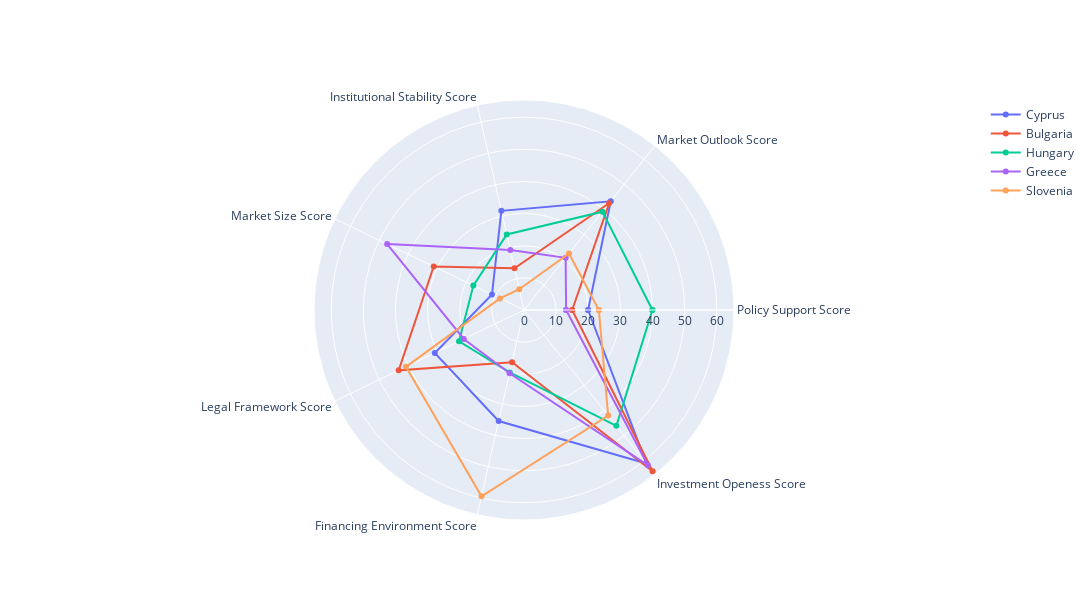

This figure's notebook cell:
### Code cell
# Bottom 5
bottom_5 = radar_chart(rw_categories,"Country", "Overall Score", 2, 5)

### Figure 1 — Plotly figure (JSON) as saved in the notebook; plotly's stock layout.template omitted (floating-point values rounded to 4 significant figures)
{"data": [{"name": "Cyprus", "r": [19.95, 43.3, 31.65, 11.07, 30.82, 35.45, 61.1, 19.95], "theta": ["Policy Support Score", "Market Outlook Score", "Institutional Stability Score", "Market Size Score", "Legal Framework Score", "Financing Environment Score", "Investment Openess Score", "Policy Support Score"], "type": "scatterpolar"}, {"name": "Bulgaria", "r": [15, 42.48, 13.3, 31.2, 43.3, 16.67, 64.2, 15], "theta": ["Policy Support Score", "Market Outlook Score", "Institutional Stability Score", "Market Size Score", "Legal Framework Score", "Financing Environment Score", "Investment Openess Score", "Policy Support Score"], "type": "scatterpolar"}, {"name": "Hungary", "r": [39.97, 39.15, 24.12, 17.5, 22.45, 19.92, 46.13, 39.97], "theta": ["Policy Support Score", "Market Outlook Score", "Institutional Stability Score", "Market Size Score", "Legal Framework Score", "Financing Environment Score", "Investment Openess Score", "Policy Support Score"], "type": "scatterpolar"}, {"name": "Greece", "r": [13.1, 20.8, 19.15, 47.28, 20.8, 20.2, 61.83, 13.1], "theta": ["Policy Support Score", "Market Outlook Score", "Institutional Stability Score", "Market Size Score", "Legal Framework Score", "Financing Environment Score", "Investment Openess Score", "Policy Support Score"], "type": "scatterpolar"}, {"name": "Slovenia", "r": [23.3, 22.48, 6.63, 8.32, 40.8, 59.47, 42.02, 23.3], "theta": ["Policy Support Score", "Market Outlook Score", "Institutional Stability Score", "Market Size Score", "Legal Framework Score", "Financing Environment Score", "Investment Openess Score", "Policy Support Score"], "type": "scatterpolar"}], "layout": {"autosize": false, "height": 600, "polar": {"radialaxis": {"visible": true}}, "width": 1200}}
